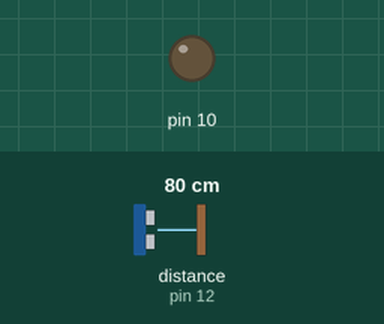
This sketch was run on a simulated Arduino Uno, built with avr-gcc and run on an emulated ATmega328P. On the bench: output pins drawn as LEDs (lit = HIGH). The inputs (shaded band) are chosen by the test bench; at power-on: distance to the obstacle (sensor on pin 12) 80 cm. The echo pulse lasts 58.3 µs per cm.

Above: at 1.2 s.
1.3 s: distance to the obstacle (sensor on pin 12) set to 2 cm
At 2.2 s:
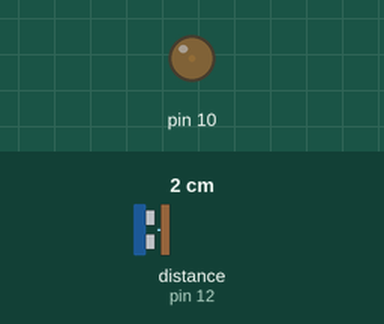
2.8 s: distance to the obstacle (sensor on pin 12) set to 8 cm
4.3 s: distance to the obstacle (sensor on pin 12) set to 11 cm
At 5.35 s:
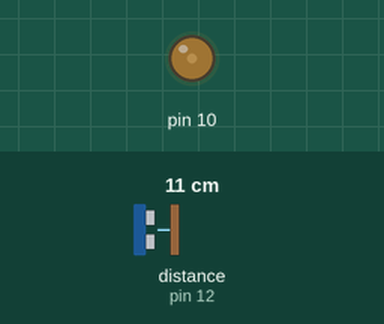
At 6.56 s:
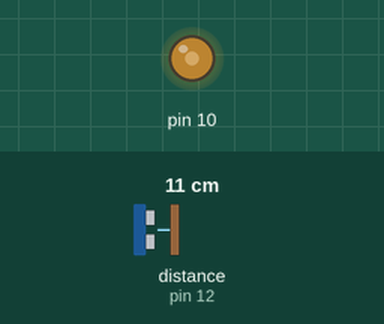
7.3 s: distance to the obstacle (sensor on pin 12) set to 4 cm
Timing chart, 0 to 9.8 s (numbered marks = the images above; inputs shaded):
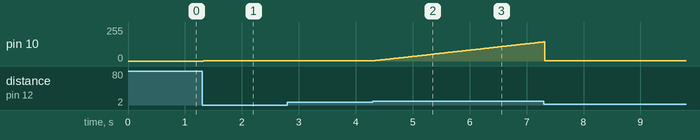

Measured:
- the behaviour switches between 9 and 10 cm on distance to the obstacle (sensor on pin 12) (found by bisection; images 1 and 2)
- after the input at 1.3 s, pin 10: 0/255 → 1/255 at once
- after the input at 2.8 s, every drawn part: stays the same
- after the input at 4.3 s, pin 10: moves from 1/255 to 143/255 over 3.0 s, starting at once

The sketch:

motion-light.ino
```cpp
        #include <NewPing.h>
        #define TRIGGER_PIN  9
        #define ECHO_PIN     12
        #define MAX_DISTANCE 200
        NewPing sonar(TRIGGER_PIN, ECHO_PIN, MAX_DISTANCE);

        int timeout = 750;
        int fade  = 250;
        int lastseen = timeout+fade+fade-1;
        int i;
        void setup(){

        }

        void loop() {
          delay(20);
          if(sonar.ping_cm()<10){
            lastseen = 0;
          }
          if(lastseen<(timeout+(2*fade)))
            lastseen ++;
          if(lastseen<=fade){
            analogWrite(10,map(lastseen,0,fade,0,255));
            Serial.println(map(lastseen,0,fade,0,255));
          }
          if(lastseen>fade && (lastseen<(timeout+fade))){
            analogWrite(10,255);
            Serial.println("255");
          }
          if(lastseen>=(timeout+fade)){
            analogWrite(10, map(lastseen-(timeout+fade),0,fade,255,0) );
            Serial.println(map(lastseen-(timeout+fade),0,fade,255,0));
          }
        }
```
